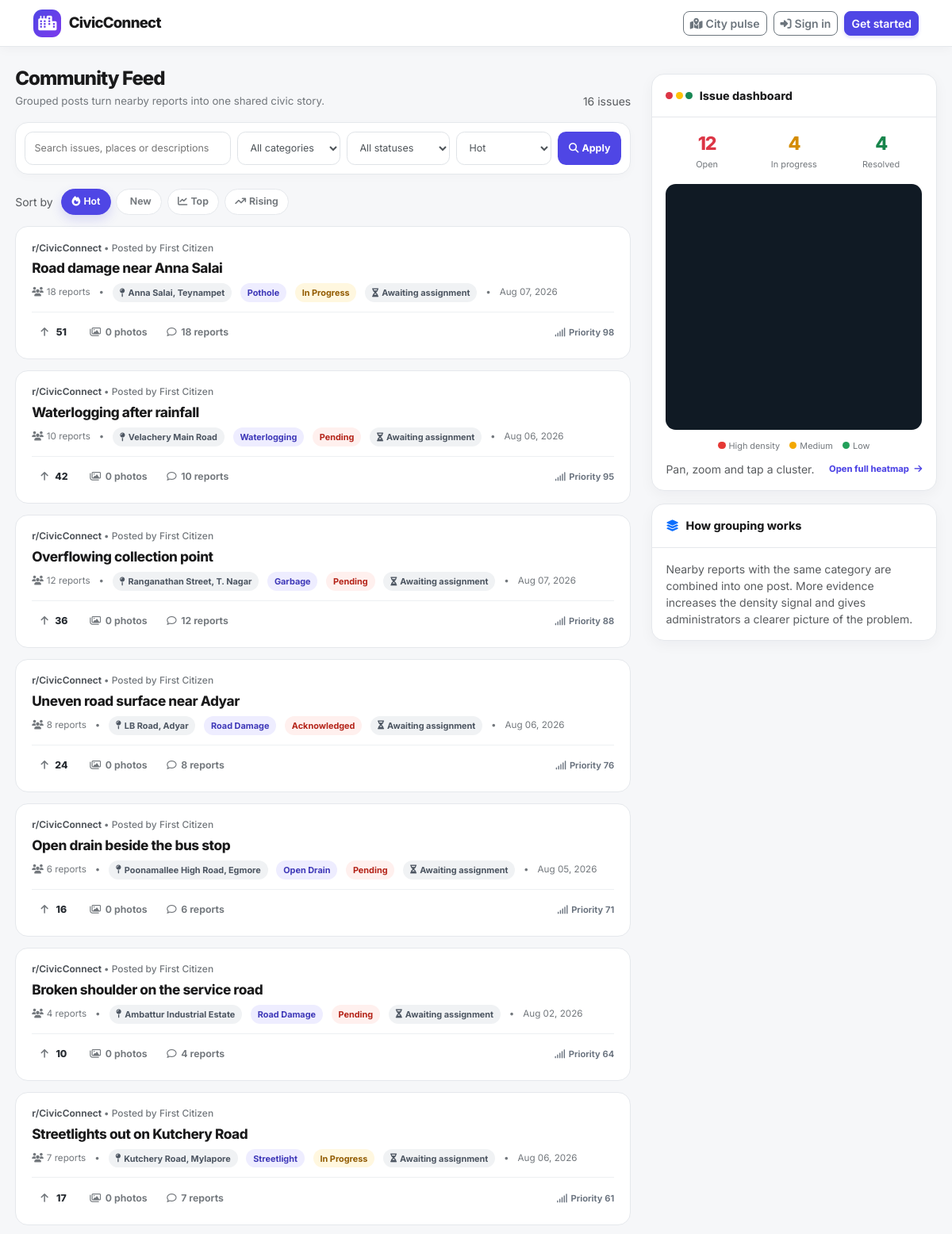
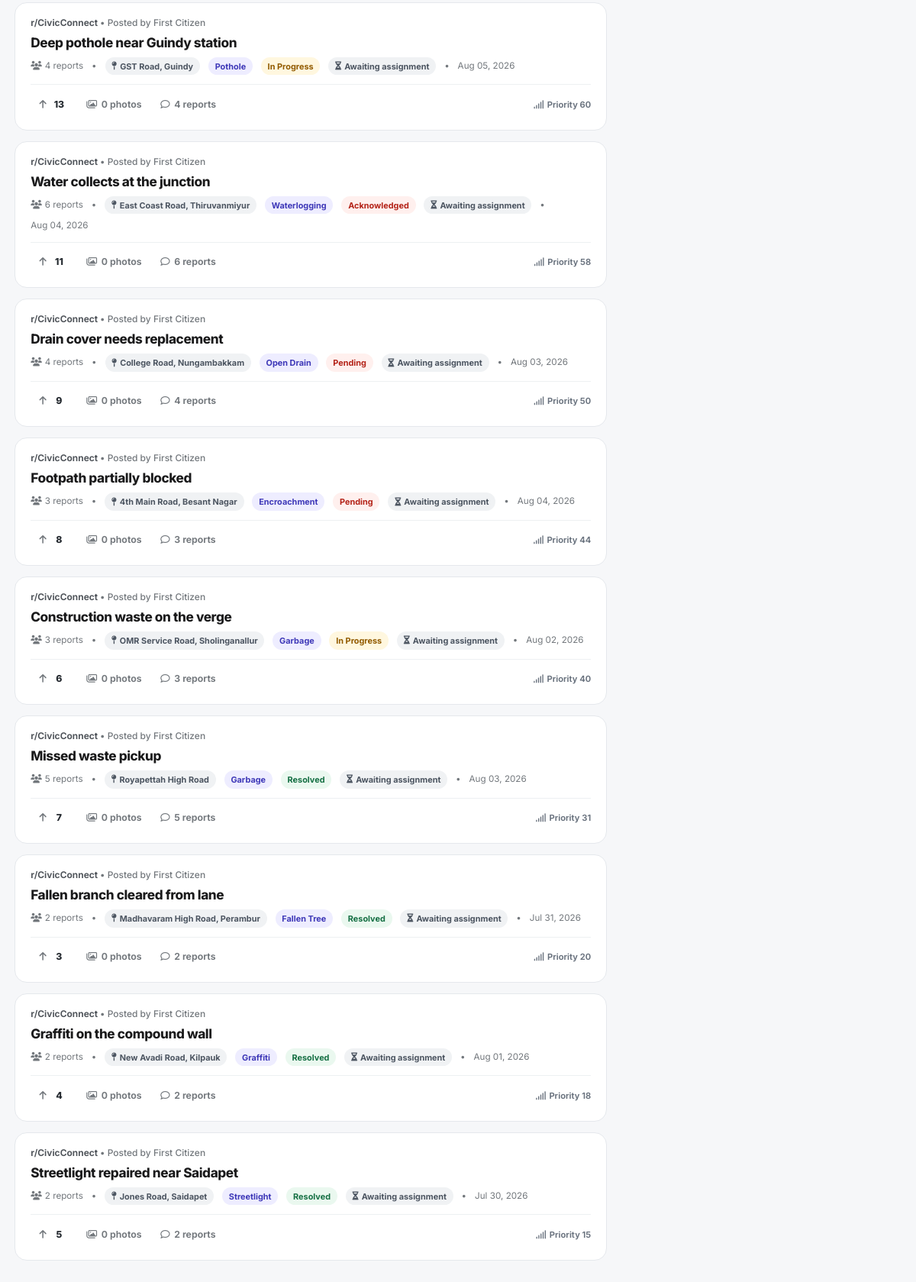
The app's page /pages/citizen/public-feed.php with its own data (2 pictures, top to bottom).
### tables this page shows
CREATE TABLE `issues` (
  `id` int(11) NOT NULL,
  `user_id` int(11) NOT NULL,
  `title` varchar(255) DEFAULT NULL,
  `description` text DEFAULT NULL,
  `category` enum('pothole','garbage','streetlight','waterlogging','road_damage','encroachment','graffiti','open_drain','fallen_tree','unknown','other') NOT NULL,
  `department` varchar(50) NOT NULL DEFAULT 'municipal',
  `severity` tinyint(4) NOT NULL DEFAULT 1 CHECK (`severity` between 1 and 5),
  `status` enum('pending','acknowledged','in_progress','resolved','rejected') DEFAULT 'pending',
  `lat` decimal(10,8) NOT NULL,
  `lng` decimal(11,8) NOT NULL,
  `geohash` varchar(12) NOT NULL,
  `address` varchar(500) DEFAULT NULL,
  `ward_id` int(11) DEFAULT NULL,
  `upvote_count` int(11) DEFAULT 0,
  `is_verified` tinyint(1) DEFAULT 0,
  `ai_confidence` decimal(4,3) DEFAULT NULL,
  `is_manipulated` tinyint(1) DEFAULT 0,
  `priority_score` decimal(10,4) DEFAULT 0.0000,
  `parent_issue_id` int(11) DEFAULT NULL,
  `is_recurring` tinyint(1) NOT NULL DEFAULT 0,
  `recurrence_of` int(11) DEFAULT NULL,
  `created_at` timestamp NOT NULL DEFAULT current_timestamp(),
  `updated_at` timestamp NOT NULL DEFAULT current_timestamp() ON UPDATE current_timestamp(),
  `resolved_at` timestamp NULL DEFAULT NULL
);

CREATE TABLE `users` (
  `id` int(11) NOT NULL,
  `name` varchar(100) NOT NULL,
  `email` varchar(255) NOT NULL,
  `password_hash` varchar(255) NOT NULL,
  `role` enum('citizen','worker','admin') NOT NULL DEFAULT 'citizen',
  `department` varchar(50) DEFAULT NULL,
  `ward_id` int(11) DEFAULT NULL,
  `city` varchar(100) DEFAULT NULL,
  `phone` varchar(15) DEFAULT NULL,
  `is_active` tinyint(1) DEFAULT 1,
  `created_at` timestamp NOT NULL DEFAULT current_timestamp()
);

### pages/citizen/public-feed.php (the view, shortened to what the rows shown need)
<?php
require __DIR__ . '/../../bootstrap.php';
$bootstrapData = bootstrapAccounts();
extract($bootstrapData);
$viewer = sessionUser();
$requestedSort = strtolower((string) ($_GET['sort'] ?? 'hot'));
$sort = in_array($requestedSort, ['hot', 'new', 'top', 'rising'], true) ? $requestedSort : 'hot';
$category = strtolower(trim((string) ($_GET['category'] ?? '')));
$status = strtolower(trim((string) ($_GET['status'] ?? '')));
$query = substr(trim((string) ($_GET['q'] ?? '')), 0, 100);
$page = max(1, (int) ($_GET['page'] ?? 1));
$feed = ['items' => [], 'pagination' => ['page' => $page, 'limit' => 20, 'total' => 0, 'pages' => 0]];
$cityStats = ['total' => 0, 'open' => 0, 'in_progress' => 0, 'resolved' => 0];
if ($db instanceof PDO) {
  try {
    $feed = fetchIssueFeed($db, [
      'page' => $page,
      'limit' => 20,
      'sort' => $sort,
      'category' => $category,
      'status' => $status,
      'query' => $query,
      'viewer_id' => $viewer['id'] ?? 0,
    ]);
    $cityStats = getIssueStats($db);
  } catch (Throwable $exception) {
    error_log('Public feed render failed: ' . $exception->getMessage());
  }
}
$e = static fn (mixed $value): string => htmlspecialchars((string) $value, ENT_QUOTES, 'UTF-8');
$feedUrl = static function (array $overrides = []) use ($sort, $category, $status, $query): string {
  $params = array_filter(array_merge(['sort' => $sort, 'category' => $category, 'status' => $status, 'q' => $query], $overrides), static fn (mixed $value): bool => $value !== '' && $value !== null);
  return '?' . http_build_query($params);
};
$uiStatus = static fn (?string $value): string => $value === 'pending' || $value === 'acknowledged' ? 'open' : (string) $value;
?>
<!doctype html>
<html lang="en" data-theme="light">
<head>
  <link href="https://cdn.jsdelivr.net/npm/bootstrap@5.3.3/dist/css/bootstrap.min.css" rel="stylesheet">
  <link rel="stylesheet" href="https://cdnjs.cloudflare.com/ajax/libs/font-awesome/6.4.0/css/all.min.css">
  <link rel="stylesheet" href="https://unpkg.com/maplibre-gl@4.7.1/dist/maplibre-gl.css">
  <link rel="stylesheet" href="../../assets/css/civic-ui.css">
</head>
<body>
  <main class="feed-layout">
    <section class="feed-column">
      <div class="feed-heading"><div><h1>Community Feed</h1><p>Grouped posts turn nearby reports into one shared civic story.</p></div><span class="small text-muted"><?= (int) ($feed['pagination']['total'] ?? 0) ?> issues</span></div>
      <?php if ($feed['items'] === []): ?>
        <div class="feed-empty"><i class="fas fa-city fa-2x mb-3"></i><h2 class="h5 fw-bold">No issues match these filters</h2><p class="mb-3">Be the first person to report a problem in this area.</p><a class="btn btn-primary" href="../report/">Report an issue</a></div>
      <?php else: ?>
        <?php foreach ($feed['items'] as $issue): ?>
          <?php $displayStatus = $uiStatus($issue['status']); ?>
          <article class="feed-post" id="issue-<?= (int) $issue['id'] ?>">
            <div class="post-header"><span>r/CivicConnect <span>&bull; Posted by <?= $e($issue['reporter_name'] ?: 'the community') ?></span></span></div>
            <a class="post-title" href="<?= $e($feedUrl(['issue' => (int) $issue['id']])) ?>"><?= $e($issue['title'] ?: issueCategoryLabel($issue['category'])) ?></a>
            <div class="post-meta"><span><i class="fas fa-users me-1"></i><?= (int) $issue['report_count'] ?> report<?= (int) $issue['report_count'] === 1 ? '' : 's' ?></span><span>&bull;</span><span class="badge-location"><i class="fas fa-map-pin me-1"></i><?= $e($issue['address'] ?: 'Location recorded') ?></span><span class="badge-type"><?= $e(issueCategoryLabel($issue['category'])) ?></span><span class="badge-status <?= $e($displayStatus) ?>"><?= $e(issueStatusLabel($issue['status'])) ?></span><?php if (!empty($issue['assigned_worker_name'])): ?><span class="badge-assignment"><i class="fas fa-helmet-safety me-1"></i>Assigned to <?= $e($issue['assigned_worker_name']) ?><?php if (!empty($issue['assigned_by_name'])): ?> by <?= $e($issue['assigned_by_name']) ?><?php endif; ?><?= empty($issue['assignment_completed_at']) ? '' : ' · Completed' ?></span><?php else: ?><span class="badge-location"><i class="fas fa-hourglass-half me-1"></i>Awaiting assignment</span><?php endif; ?><span>&bull;</span><span><?= $e(date('M d, Y', strtotime((string) $issue['created_at']))) ?></span></div>
            <div class="post-actions"><button class="vote-btn <?= $issue['viewer_upvoted'] ? 'voted-up' : '' ?>" type="button" data-upvote-id="<?= (int) $issue['id'] ?>" aria-pressed="<?= $issue['viewer_upvoted'] ? 'true' : 'false' ?>"><i class="fas fa-arrow-up"></i><span class="vote-count"><?= formatNumber((int) $issue['upvote_count']) ?></span></button><button class="action-btn post-detail-btn" type="button" data-detail-id="<?= (int) $issue['id'] ?>"><i class="far fa-images"></i> <?= (int) $issue['image_count'] ?> photos</button><button class="action-btn post-detail-btn" type="button" data-detail-id="<?= (int) $issue['id'] ?>"><i class="far fa-comment"></i> <?= (int) $issue['report_count'] ?> reports</button><span class="post-score"><i class="fas fa-signal me-1"></i>Priority <?= number_format((float) $issue['priority_score'], 0) ?></span></div>
          </article>
        <?php endforeach; ?>
      <?php endif; ?>
    </section>
    <aside class="feed-sidebar">
      <div class="side-card"><div class="side-card-body"><div class="stat-grid"><div><div class="stat-number stat-progress"><?= (int) $cityStats['in_progress'] ?></div><div class="stat-label">In progress</div></div><div><div class="stat-number stat-resolved"><?= (int) $cityStats['resolved'] ?></div><div class="stat-label">Resolved</div></div></div></div></div>
    </aside>
  </main>
</body>
</html>

### records on screen
issues: user.name "First Citizen", title "Road damage near Anna Salai", report_count "18", address "Anna Salai, Teynampet", category "Pothole", status "In Progress", created_at "Aug 07, 2026", upvote_count "51", image_count "0", priority_score "98"
issues: user.name "First Citizen", title "Waterlogging after rainfall", report_count "10", address "Velachery Main Road", category "Waterlogging", status "Pending", created_at "Aug 06, 2026", upvote_count "42", image_count "0", priority_score "95"
issues: user.name "First Citizen", title "Overflowing collection point", report_count "12", address "Ranganathan Street, T. Nagar", category "Garbage", status "Pending", created_at "Aug 07, 2026", upvote_count "36", image_count "0", priority_score "88"
issues: user.name "First Citizen", title "Uneven road surface near Adyar", report_count "8", address "LB Road, Adyar", category "Road Damage", status "Acknowledged", created_at "Aug 06, 2026", upvote_count "24", image_count "0", priority_score "76"
issues: user.name "First Citizen", title "Open drain beside the bus stop", report_count "6", address "Poonamallee High Road, Egmore", category "Open Drain", status "Pending", created_at "Aug 05, 2026", upvote_count "16", image_count "0", priority_score "71", severity "4"
issues: user.name "First Citizen", title "Broken shoulder on the service road", report_count "4", address "Ambattur Industrial Estate", category "Road Damage", status "Pending", created_at "Aug 02, 2026", upvote_count "10", image_count "0", priority_score "64"
issues: user.name "First Citizen", title "Streetlights out on Kutchery Road", report_count "7", address "Kutchery Road, Mylapore", category "Streetlight", status "In Progress", created_at "Aug 06, 2026", upvote_count "17", image_count "0", priority_score "61"
issues: user.name "First Citizen", title "Deep pothole near Guindy station", report_count "4", address "GST Road, Guindy", category "Pothole", status "In Progress", created_at "Aug 05, 2026", upvote_count "13", image_count "0", priority_score "60"
issues: user.name "First Citizen", title "Water collects at the junction", report_count "6", address "East Coast Road, Thiruvanmiyur", category "Waterlogging", status "Acknowledged", created_at "Aug 04, 2026", upvote_count "11", image_count "0", priority_score "58"
issues: user.name "First Citizen", title "Drain cover needs replacement", report_count "4", address "College Road, Nungambakkam", category "Open Drain", status "Pending", created_at "Aug 03, 2026", upvote_count "9", image_count "0", priority_score "50"
issues: user.name "First Citizen", title "Footpath partially blocked", report_count "3", address "4th Main Road, Besant Nagar", category "Encroachment", status "Pending", created_at "Aug 04, 2026", upvote_count "8", image_count "0", priority_score "44"
issues: user.name "First Citizen", title "Construction waste on the verge", report_count "3", address "OMR Service Road, Sholinganallur", category "Garbage", status "In Progress", created_at "Aug 02, 2026", upvote_count "6", image_count "0", priority_score "40"
issues: user.name "First Citizen", title "Missed waste pickup", report_count "5", address "Royapettah High Road", category "Garbage", status "Resolved", created_at "Aug 03, 2026", upvote_count "7", image_count "0", priority_score "31"
issues: user.name "First Citizen", title "Fallen branch cleared from lane", report_count "2", address "Madhavaram High Road, Perambur", category "Fallen Tree", status "Resolved", created_at "Jul 31, 2026", upvote_count "3", image_count "0", priority_score "20"
issues: user.name "First Citizen", title "Graffiti on the compound wall", report_count "2", address "New Avadi Road, Kilpauk", category "Graffiti", status "Resolved", created_at "Aug 01, 2026", upvote_count "4", image_count "0", priority_score "18"
issues: user.name "First Citizen", title "Streetlight repaired near Saidapet", report_count "2", address "Jones Road, Saidapet", category "Streetlight", status "Resolved", created_at "Jul 30, 2026", upvote_count "5", image_count "0", priority_score "15"

### other values on screen
$feed['pagination']['total'] "16"
$e($sortLabel) "Hot"
$e($sortLabel) "New"
$e($sortLabel) "Top"
$e($sortLabel) "Rising"
$cityStats['open'] "12"
form field sort "Hot"
